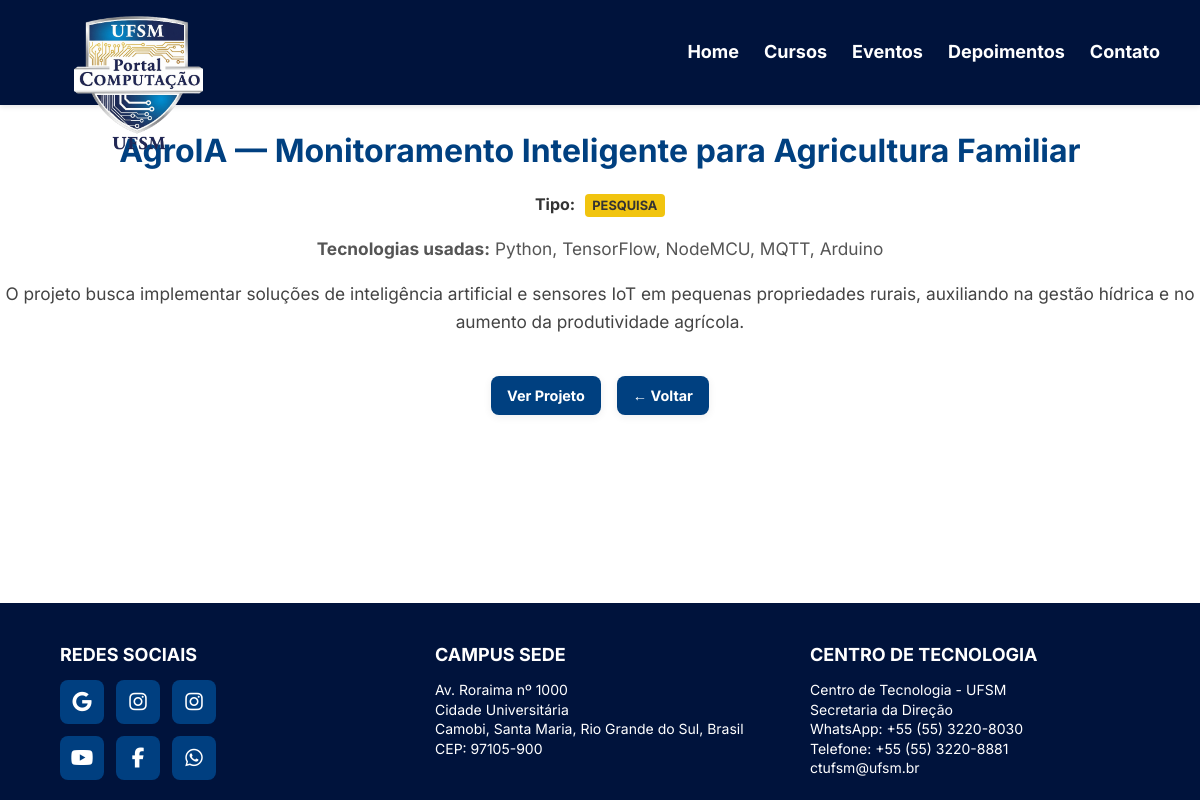
Screenshot of /projetos/7/ with the database file from the repository.
### site_inf/models.py (models this page shows, shortened)
class Projeto(models.Model):
    CATEGORIA_ENSINO = 'ENSINO'
    CATEGORIA_EXTENSAO = 'EXTENSAO'
    CATEGORIA_PESQUISA = 'PESQUISA'
    CATEGORIA_CHOICES = [
        (CATEGORIA_ENSINO, 'Ensino'),
        (CATEGORIA_EXTENSAO, 'Extensão'),
        (CATEGORIA_PESQUISA, 'Pesquisa'),
    ]
    titulo = models.CharField(max_length=100)
    descricao = models.TextField()
    tecnologias = models.CharField(max_length=255)
    link = models.URLField(blank=True)
    imagem = models.ImageField(upload_to='projetos/', blank=True, null=True)
    criado_em = models.DateTimeField(auto_now_add=True)
    categoria = models.CharField(
        max_length=20,
        choices=CATEGORIA_CHOICES,
        default=CATEGORIA_PESQUISA,
        verbose_name="Categoria do Projeto"
    )

### site_inf/views.py (the view)
# urls.py: path('projetos/<int:projeto_id>/', views.projeto_detail, name='projeto_detail'),
def projeto_detail(request, projeto_id):
    projeto = get_object_or_404(Projeto, id=projeto_id)
    return render(request, 'site_inf/pages/projeto_detail.html', {'projeto': projeto})

### site_inf/templates/site_inf/pages/projeto_detail.html (shortened to what this page needs)
{% extends "site_inf/base.html" %}
{% block content %}
<section class="project-detail-section">
  <div class="project-detail-container project-detail--{{ projeto.categoria|lower }}">
    <div class="detail-content">
      <h2 class="detail-title">{{ projeto.titulo }}</h2>
      <p class="project-category">
        <strong>Tipo:</strong>
        <span class="badge badge--{{ projeto.categoria|lower }}">{{ projeto.get_categoria_display }}</span>
      </p>
      <p class="tech"><strong>Tecnologias usadas:</strong> {{ projeto.tecnologias }}</p>
      <p class="detail-description">{{ projeto.descricao }}</p>
      <div class="detail-buttons">
        {% if projeto.link %}
          <a href="{{ projeto.link }}" target="_blank" class="btn">Ver Projeto</a>
        {% endif %}
        <a href="{% url 'site_inf:projetos' %}" class="btn btn-back">← Voltar</a>
      </div>
    </div>
  </div>
</section>
{% endblock %}

### site_inf/static/site_inf/css/style.css (style rules this page uses)
body { margin: 0; font-family: 'Inter', sans-serif; line-height: 1.6; color: #333; background: #fff; }
* { box-sizing: border-box; }
html { scroll-behavior: smooth; }
html, body { height: 100%; margin: 0; display: flex; flex-direction: column; scroll-behavior: smooth; }
.btn { background: #cce6ff; color: #004080; padding: 10px 20px; text-decoration: none; font-weight: 700; border-radius: 5px; transition: background 0.3s, transform 0.3s; }
.badge { padding: 0.3em 0.6em; font-size: 0.8em; font-weight: bold; border-radius: 4px; color: #fff; text-transform: uppercase; margin-left: 5px; }
.badge--pesquisa { background-color: #f1c40f; color: #333; }
.detail-content { width: 100%; text-align: center; }
.detail-title { font-size: 2rem; color: #004080; margin-bottom: 12px; font-weight: 700; }
.tech { color: #555; font-size: 1.08rem; margin-bottom: 18px; }
.detail-description { color: #444; font-size: 1.08rem; margin-bottom: 28px; line-height: 1.6; word-break: break-word; }
.detail-buttons { display: flex; gap: 16px; justify-content: center; margin-top: 10px; }
.btn { background: linear-gradient(90deg, #004080 60%, #0059b3 100%); color: #fff; padding: 10px 22px; border-radius: 8px; text-decoration: none; font-weight: bold; border: none; transition: background 0.3s, transform 0.2s; display: inline-block; box-shadow: 0 2px 8px rgba(0,0,0,0.07); }
.btn-back { background: #888; background: linear-gradient(90deg, #888 60%, #aaa 100%); }
.btn { background: #004080; color: #fff; padding: 8px 16px; border-radius: 8px; text-decoration: none; font-weight: bold; font-size: 0.9rem; margin-top: 12px; transition: background 0.3s; }

### rows the page displays
Projeto: titulo "AgroIA — Monitoramento Inteligente para Agricultura Familiar", categoria "PESQUISA", tecnologias "Python, TensorFlow, NodeMCU, MQTT, Arduino", descricao "O projeto busca implementar soluções de inteligência artificial e sensores IoT em pequenas propriedades rurais, auxiliando na gestão hídrica e no aumento da produtividade agrícola."
